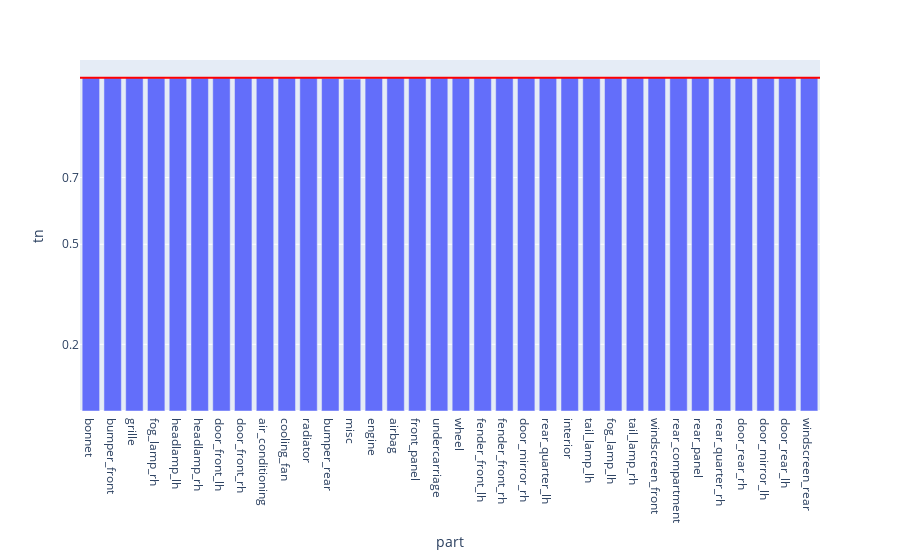

Notebook code for this chart:
### Code cell
fig = px.bar(evalMetrics, x = 'part', y = 'tn')

fig.add_hline(y=avgTn, line_width=2, line_color="red")

fig.update_layout(
    yaxis = dict(
        tickmode = 'array',
        tickvals = [np.format_float_positional(avgRecall, 1), 0.2, 0.5, 0.7],
    )
)
fig

### Figure 1 — Plotly figure (JSON) as saved in the notebook; plotly's stock layout.template omitted (floating-point values rounded to 4 significant figures)
{"data": [{"alignmentgroup": "True", "hovertemplate": "part=%{x}<br>tn=%{y}<extra></extra>", "legendgroup": "", "marker": {"color": "#636efa", "pattern": {"shape": ""}}, "name": "", "offsetgroup": "", "orientation": "v", "showlegend": false, "textposition": "auto", "type": "bar", "x": ["bonnet", "bumper_front", "grille", "fog_lamp_rh", "headlamp_lh", "headlamp_rh", "door_front_lh", "door_front_rh", "air_conditioning", "cooling_fan", "radiator", "bumper_rear", "misc", "engine", "airbag", "front_panel", "undercarriage", "wheel", "fender_front_lh", "fender_front_rh", "door_mirror_rh", "rear_quarter_lh", "interior", "tail_lamp_lh", "fog_lamp_lh", "tail_lamp_rh", "windscreen_front", "rear_compartment", "rear_panel", "rear_quarter_rh", "door_rear_rh", "door_mirror_lh", "door_rear_lh", "windscreen_rear"], "xaxis": "x", "y": [0.9998, 1, 1, 0.9987, 0.9986, 0.9987, 1.0, 1.0, 1.0, 1, 0.9999, 0.9978, 0.9955, 0.9987, 1, 1.0, 0.9998, 1, 1, 1, 1, 1.0, 1, 1, 1, 1, 1, 0.9992, 1, 1.0, 1.0, 1, 1.0, 1.0], "yaxis": "y"}], "layout": {"barmode": "relative", "legend": {"tracegroupgap": 0}, "margin": {"t": 60}, "shapes": [{"line": {"color": "red", "width": 2}, "type": "line", "x0": 0, "x1": 1, "xref": "x domain", "y0": 0.9996, "y1": 0.9996, "yref": "y"}], "xaxis": {"anchor": "y", "domain": [0, 1], "title": {"text": "part"}}, "yaxis": {"anchor": "x", "domain": [0, 1], "tickmode": "array", "tickvals": ["0.7", 0.2, 0.5, 0.7], "title": {"text": "tn"}}}}
